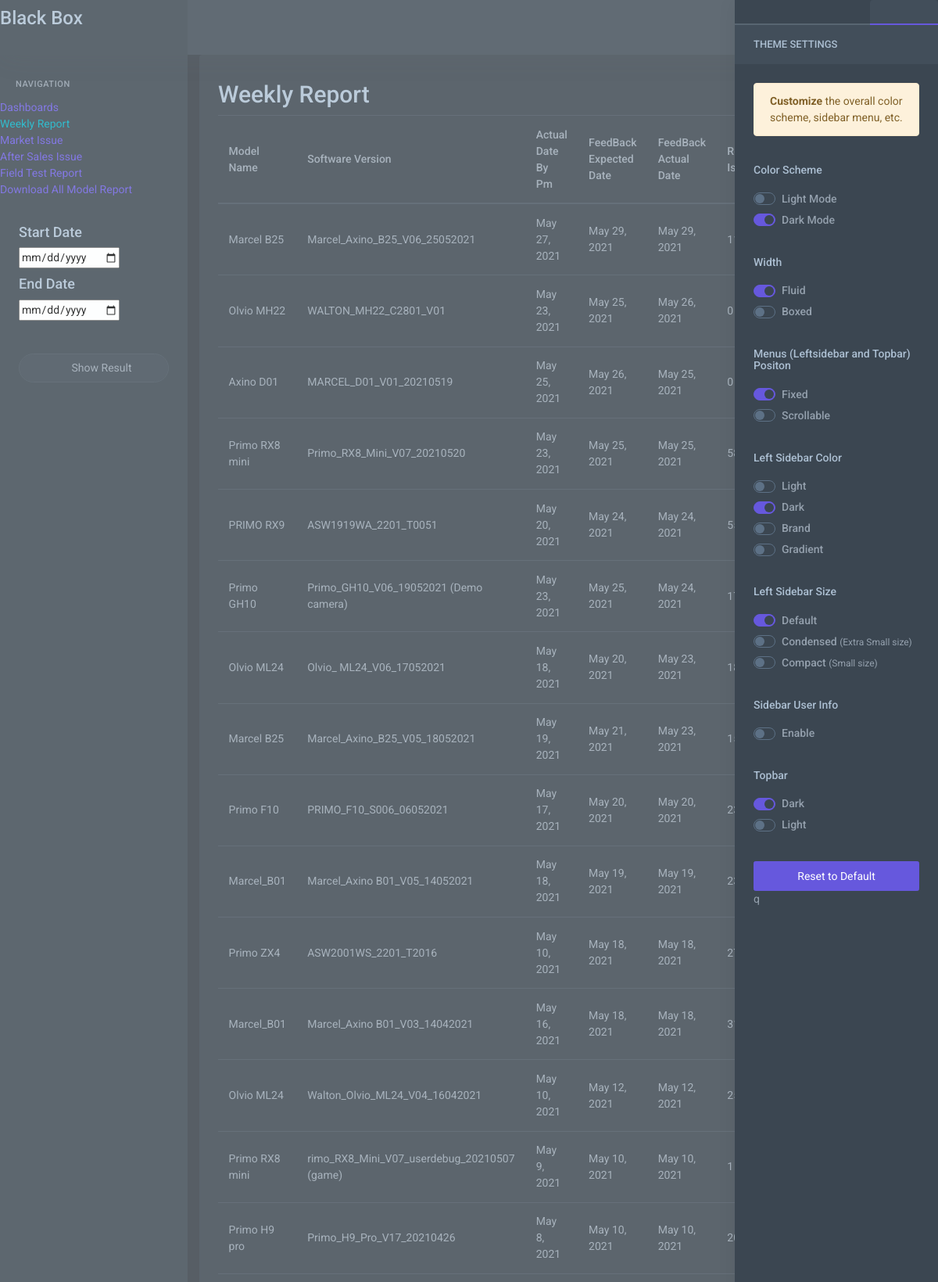
/weekly_report/ (upper part), run on the app's committed database.
### aspmissue/models.py (models this page shows, shortened)
class IssueSummary(models.Model):
    model = models.ForeignKey(ModelName, on_delete=models.CASCADE, null=True)
    software = models.ForeignKey(Software, on_delete=models.CASCADE, null=True, blank =True)
    software_type = (
        ('Version Software', 'Version Software'),
        ('Demo Software', '	Demo Software'),
        ('Final MP SW', 'Final MP SW'),
        ('Compatibility SW', 'Compatibility SW'),
    )
    software_type = models.CharField(max_length=200, choices = software_type, null=True)
    issue_analysis_version_wise = models.CharField(max_length=200, null=True)
    expected_software_date = models.DateField(null=True, blank=True)
    actual_software_date = models.DateField(null=True)
    feedback_expected_date = models.DateField(null=True)
    feedback_actual_date = models.DateField(null=True)
    Remaining_issue = models.IntegerField( null=True, default=0)
    new_issue = models.IntegerField(null=True, default=0)
    reopen_issue = models.IntegerField( null=True, default=0)
    Fixed_issue = models.IntegerField( null=True, default=0)
    supplier_can_not_fixed = models.IntegerField( default=0)
    issue_clsoed_by_pm = models.IntegerField( default=0)
    is_mp = models.BooleanField(default=False)
    delay_team = (
        ('PM', 'PM'),
        ('QC', 'QC'),
        ('Supplier', 'Supplier'),
    )
    delay = models.CharField(max_length=50, choices=delay_team, null=True, blank=True)
    remarks = models.TextField(null=True, blank=True)
    delay_by_pm = models.CharField(max_length=200, null=True, blank=True)
    delay_by_qc = models.CharField(max_length=200, null=True, blank=True)
    mejor_issue = models.ForeignKey(MajorIssue, on_delete=models.CASCADE, null=True, blank=True)
    existing_issue = models.IntegerField(default = 0, null=True, blank=True)

class ModelName(models.Model):
    supplier = models.ForeignKey(Supplier, on_delete=models.CASCADE, null=True)
    pm_name = models.ForeignKey(ProjectManager, on_delete=models.CASCADE, null=True)
    modelname = models.CharField(max_length=200,unique=True)
    modeldescription = models.CharField(max_length=200, null=True)
    isFinished = models.BooleanField(default=False,blank=True,null=True)
    def __str__(self):
        return self.modelname

class Software(models.Model):
    modelname = models.ForeignKey(ModelName, on_delete=models.CASCADE, null=True, blank=True)
    software_full_name = models.CharField(max_length=200, blank=True, null=True)

### aspmissue/views.py (the view, shortened to what this page needs)
# urls.py: path('weekly_report/', views.weekly_report, name="Weekly_report"),
def weekly_report(request):
    context = dict()
    issue_summary = IssueSummary.objects.all().order_by('-feedback_actual_date')
    context['issue_summary'] = issue_summary
    return render(request, 'aspmissue/weekly_report.html', context)

### aspmissue/templates/aspmissue/weekly_report.html (shortened to what this page needs)
{% extends 'aspmissue/base.html' %}
{% load static %}
{% block Search %}
<form method="post" action="" class="search-bar p-3">
    <div class="position-relative">
        <h4>Start Date</h4>
        <input type="date"  name = "start_date" value = {{start_date}} class="form-control" required  >
        <br>
        <h4>End Date</h4>
        <input type="date" name="end_date"  value = {{end_date}} class="form-control" required >
           <br>
           <br>
           <br>
        <button type="submit" class="form-control"> Show Result</button>
    </div>
</form>
{% endblock %}
{% block WeeklyReport %}
<form method="post" id="forminsert">
    <div class="row">
        <div class="col-12">
            <div class="card">
                <div class="card-body">
                    <div  class="table-responsive">
                        <h2>Weekly Report</h2>
                        <table class="table table-centered mb-0 test " id="grouptable">
                            <thead>
                            <tr>
                                <th>Model Name</th>
                                <th>Software Version</th>
                                <th>Actual Date By Pm</th>
                                <th>FeedBack Expected Date  </th>
                                <th>FeedBack Actual Date  </th>
                                <th>Remaining Issue</th>
                                <th>New Issue</th>
                                <th>Re-open Issue</th>
                                <th>Fixed Issue</th>
                            </tr>
                            </thead>
                            <tbody>
                            {% for summary in issue_summary %}
                            <tr>
                                <td> {{summary.model.modelname  }}</td>
                                <td> {{summary.software.software_full_name}}</td>
                                <td> {{summary.actual_software_date }}</td>
                                <td> {{summary.feedback_expected_date }}</td>
                                <td> {{summary.feedback_actual_date }}</td>
                                <td> {{summary.Remaining_issue }}</td>
                                <td> {{summary.new_issue }}</td>
                                <td> {{summary.reopen_issue }}</td>
                                <td> {{summary.Fixed_issue }}</td>
                            </tr>
                            {% endfor %}
                            </tbody>
                        </table>
                    </div>
                </div>
            </div>
        </div>
    </div>
</form>
</div>
{% endblock %}

### data on the page
IssueSummary: model.modelname "Marcel B25", software.software_full_name "Marcel_Axino_B25_V06_25052021", actual_software_date "May 27, 2021", feedback_expected_date "May 29, 2021", feedback_actual_date "May 29, 2021", Remaining_issue "11"
IssueSummary: model.modelname "Olvio MH22", software.software_full_name "WALTON_MH22_C2801_V01", actual_software_date "May 23, 2021", feedback_expected_date "May 25, 2021", feedback_actual_date "May 26, 2021", Remaining_issue "0"
IssueSummary: model.modelname "Axino D01", software.software_full_name "MARCEL_D01_V01_20210519", actual_software_date "May 25, 2021", feedback_expected_date "May 26, 2021", feedback_actual_date "May 25, 2021", Remaining_issue "0"
IssueSummary: model.modelname "Primo RX8 mini", software.software_full_name "Primo_RX8_Mini_V07_20210520", actual_software_date "May 23, 2021", feedback_expected_date "May 25, 2021", feedback_actual_date "May 25, 2021", Remaining_issue "58"
IssueSummary: model.modelname "PRIMO RX9", software.software_full_name "ASW1919WA_2201_T0051", actual_software_date "May 20, 2021", feedback_expected_date "May 24, 2021", feedback_actual_date "May 24, 2021", Remaining_issue "55"
IssueSummary: model.modelname "Primo GH10", software.software_full_name "Primo_GH10_V06_19052021 (Demo camera)", actual_software_date "May 23, 2021", feedback_expected_date "May 25, 2021", feedback_actual_date "May 24, 2021", Remaining_issue "17"
IssueSummary: model.modelname "Olvio ML24", software.software_full_name "Olvio_ ML24_V06_17052021", actual_software_date "May 18, 2021", feedback_expected_date "May 20, 2021", feedback_actual_date "May 23, 2021", Remaining_issue "18"
IssueSummary: model.modelname "Marcel B25", software.software_full_name "Marcel_Axino_B25_V05_18052021", actual_software_date "May 19, 2021", feedback_expected_date "May 21, 2021", feedback_actual_date "May 23, 2021", Remaining_issue "15"
IssueSummary: model.modelname "Primo F10", software.software_full_name "PRIMO_F10_S006_06052021", actual_software_date "May 17, 2021", feedback_expected_date "May 20, 2021", feedback_actual_date "May 20, 2021", Remaining_issue "23"
IssueSummary: model.modelname "Marcel_B01", software.software_full_name "Marcel_Axino B01_V05_14052021", actual_software_date "May 18, 2021", feedback_expected_date "May 19, 2021", feedback_actual_date "May 19, 2021", Remaining_issue "23"
IssueSummary: model.modelname "Primo ZX4", software.software_full_name "ASW2001WS_2201_T2016", actual_software_date "May 10, 2021", feedback_expected_date "May 18, 2021", feedback_actual_date "May 18, 2021", Remaining_issue "27"
IssueSummary: model.modelname "Marcel_B01", software.software_full_name "Marcel_Axino B01_V03_14042021", actual_software_date "May 16, 2021", feedback_expected_date "May 18, 2021", feedback_actual_date "May 18, 2021", Remaining_issue "31"
IssueSummary: model.modelname "Olvio ML24", software.software_full_name "Walton_Olvio_ML24_V04_16042021", actual_software_date "May 10, 2021", feedback_expected_date "May 12, 2021", feedback_actual_date "May 12, 2021", Remaining_issue "25"
IssueSummary: model.modelname "Primo RX8 mini", software.software_full_name "rimo_RX8_Mini_V07_userdebug_20210507 (game)", actual_software_date "May 9, 2021", feedback_expected_date "May 10, 2021", feedback_actual_date "May 10, 2021", Remaining_issue "1"
IssueSummary: model.modelname "Primo H9 pro", software.software_full_name "Primo_H9_Pro_V17_20210426", actual_software_date "May 8, 2021", feedback_expected_date "May 10, 2021", feedback_actual_date "May 10, 2021", Remaining_issue "20"
